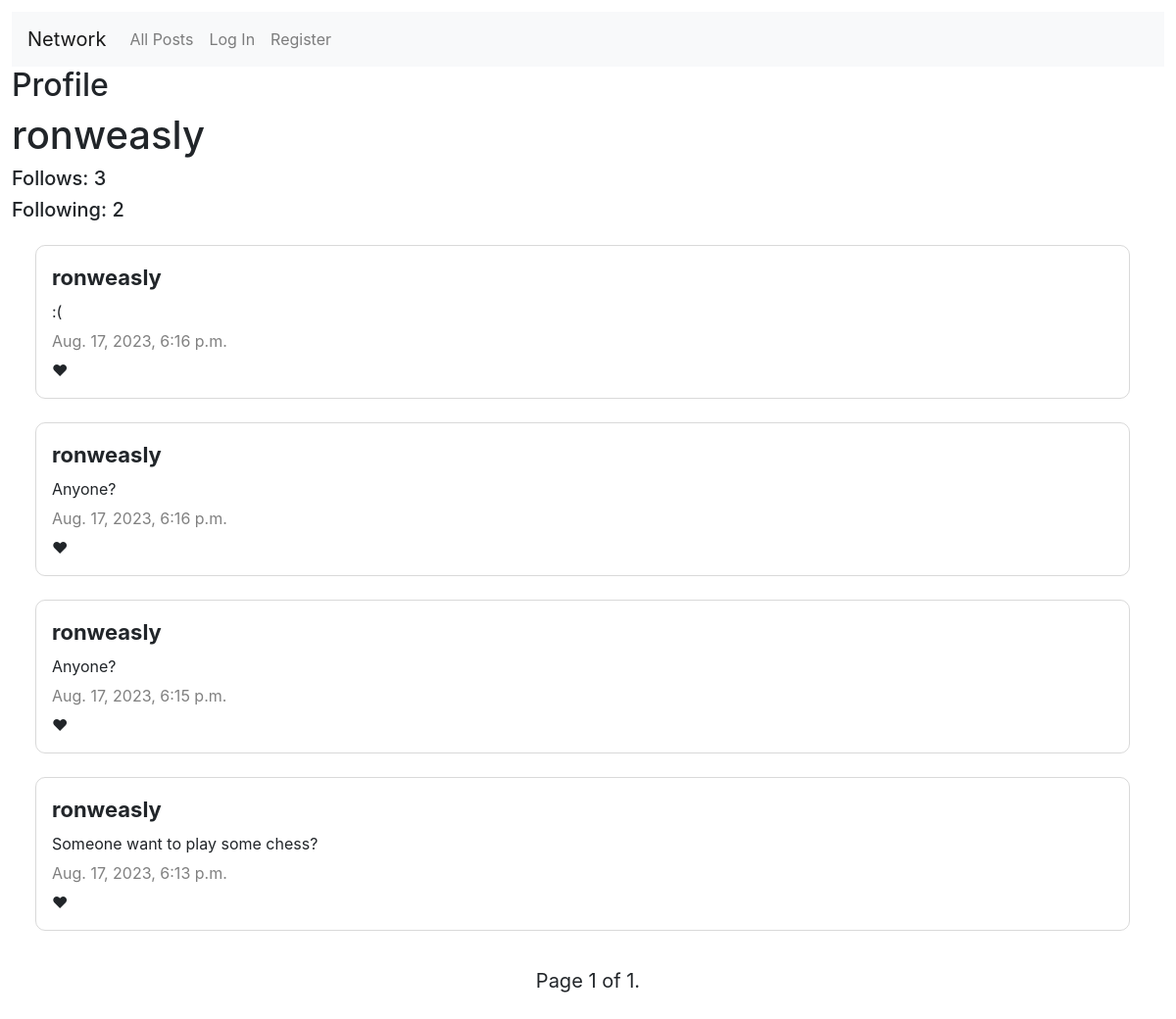
Page /3 on the committed database.
### network/models.py (models this page shows, shortened)
class User(AbstractUser):
    pass

class Post(models.Model):
    post = models.CharField(max_length=5000)
    user = models.ForeignKey(User, on_delete=models.CASCADE)
    date = models.DateTimeField(auto_now_add=True)
    users_like = models.ManyToManyField(User, related_name='users_liked')

### network/views.py (the view, shortened to what this page needs)
# urls.py: path("<int:user_id>", views.profile, name="profile"),
def profile(request, user_id):
    follows = Follows.objects.filter(user_follows=user_id).count()
    following = Follows.objects.filter(user=user_id).count()
    if request.user.is_authenticated:
        follows_check = Follows.objects.filter(user=request.user, user_follows=user_id).exists()
    else:
        follows_check = None
    user_posts = Post.objects.filter(user_id=user_id).order_by('-date')
    post_list = user_posts
    paginator = Paginator(post_list, 10)
    page_number = request.GET.get('page')
    page_obj = paginator.get_page(page_number)
    return render(request, "network/profile.html", {
        "user_profile": User.objects.get(id=user_id),
        "user_posts": user_posts,
        "user_id": user_id,
        "follows_check": follows_check,
        "follows": follows,
        "following": following,
        "page_obj": page_obj,
    })

### network/templates/network/profile.html (shortened to what this page needs)
{% extends "network/layout.html" %}
{% load static %}
{% block body %}
    <h2>Profile</h2>
    <h1>{{ user_profile.username }}</h1>
    <h5>Follows: {{ follows }}</h5>
    <h5>Following: {{ following }}</h5>
    {% for user_posts in page_obj %}
        <table>
            <thead>
                <th><div>{{ user_posts.user }}</div></th>
            </thead>
            <tbody>
                <tr>
                    <td class="post">
                        <div id="post{{ user_posts.id }}">{{ user_posts.post }}</div>
                    </td>
                </tr>
                <tr><td><div class="date">{{ user_posts.date }}</div></td></tr>
                <tr>
                    <td>
                        <span id="likes_amount_{{ user_posts.id }}" class="likes_amount" data-id="{{ user_posts.id }}"></span>&#10084;
                    </td>
                </tr>
            </tbody>
        </table>
    {% endfor %}
    <div class="center">
        <div class="pagination">
            <span class="step-links">
                <span class="current">
                    Page {{ page_obj.number }} of {{ page_obj.paginator.num_pages }}.
                </span>
            </span>
        </div>
    </div>
{% endblock %}

### network/static/network/styles.css (style rules this page uses)
body { padding: 1vw; }
table { table-layout: fixed; width: 95%; border-collapse: separate; border-radius: 10px; border: 1px solid rgba(128, 128, 128, 0.301); padding: 1vw; margin: 3vh; }
th, tr, td { table-layout: fixed; width: 100%; padding: 2px; }
thead { font-size: 22px; }
.post { min-height: 400px; }
.date { color: gray; }
.center { text-align: center; }
.pagination { font-size: 20px; padding: 1vw; display: inline-block; }

### rows in the picture
User: username "ronweasly"
Post: user "ronweasly", post ":(", date "Aug. 17, 2023, 6:16 p.m."
Post: user "ronweasly", post "Anyone?", date "Aug. 17, 2023, 6:16 p.m."
Post: user "ronweasly", post "Anyone?", date "Aug. 17, 2023, 6:15 p.m."
Post: user "ronweasly", post "Someone want to play some chess?", date "Aug. 17, 2023, 6:13 p.m."

### other values in the picture
{{ follows }} "3"
{{ following }} "2"
{{ page_obj.number }} "1"
{{ page_obj.paginator.num_pages }} "1"
